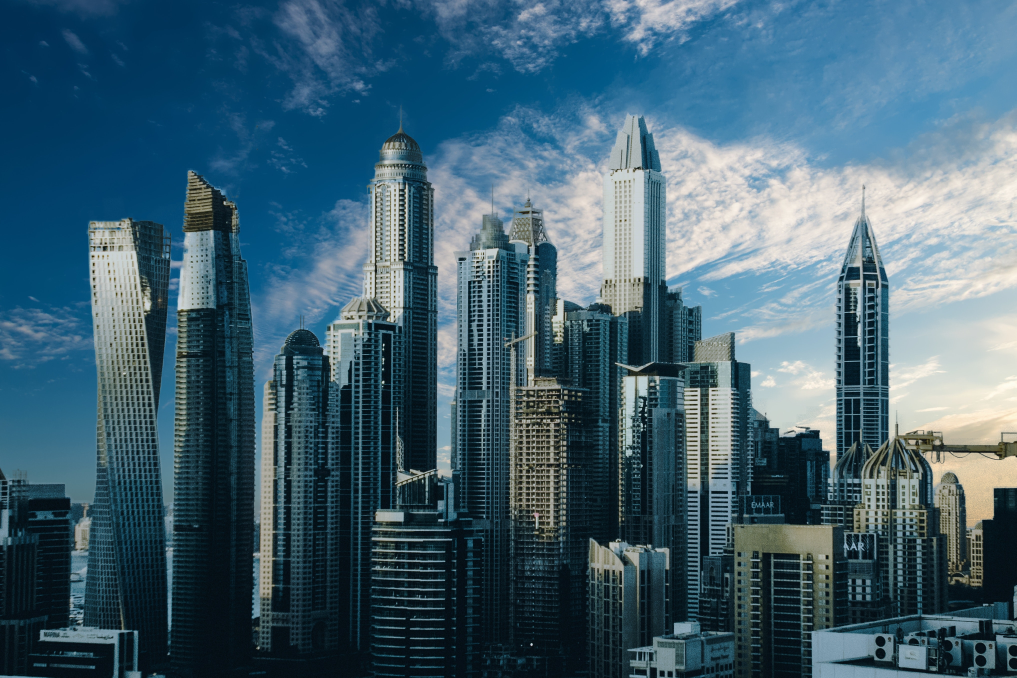
#> input picture images/test2.png, 4066 x 2711 px (shown at 1/4 size)
$ python 7-perspektif.py
#> lines starting #> are read from the running program, lines starting #| are printed output that depends on the picture
import cv2
import numpy as np

img = cv2.imread("../images/test2.png")
#> img is the input picture: shape (2711, 4066, 3); mean B, G, R 113, 97.3, 66.3
img = cv2.resize(img, (600, 600))
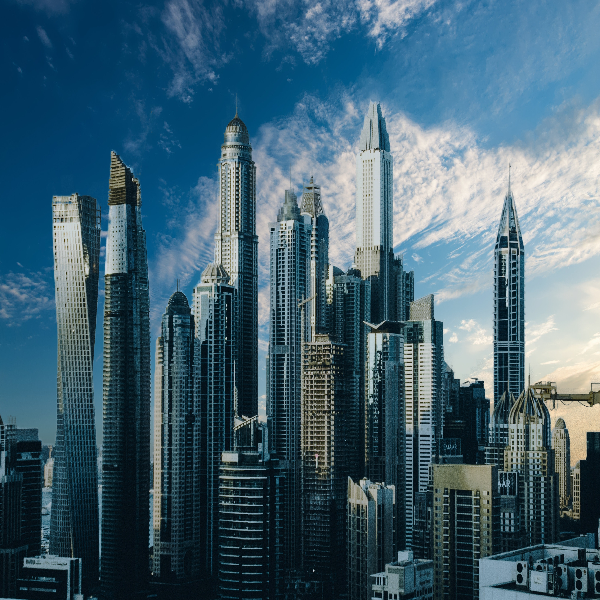
#> img: shape (600, 600, 3); mean B, G, R 112.8, 97.1, 66.2
cv2.imshow("Orjinal", img)

print(img.shape)
#| (600, 600, 3)

pts1 = np.float32([[0, 0], [0, 600], [600, 0], [600, 600]])

pts2 = np.float32([[100, 50], [50, 600], [600, 50], [600, 600]])

matrix = cv2.getPerspectiveTransform(pts1, pts2)

output = cv2.warpPerspective(img, matrix, dsize=(300, 300))
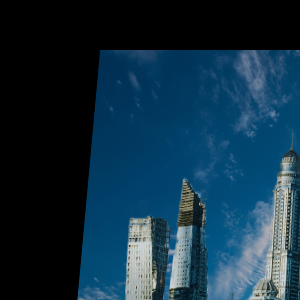
#> output: shape (300, 300, 3); mean B, G, R 66.5, 48.1, 18.7

cv2.imshow("CIKTI", output)
cv2.waitKey(0)

$ run again, with images/test4.png copied over images/test2.png
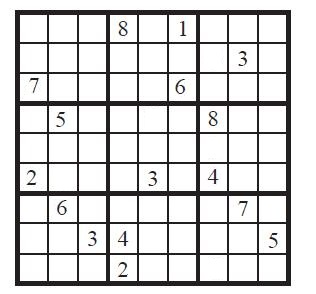
#> input picture images/test4.png, 316 x 294 px
#> img is the input picture: shape (294, 316, 3); mean B, G, R 214, 213.8, 214.2
#> `img = cv2.resize(img, (600, 600))`:
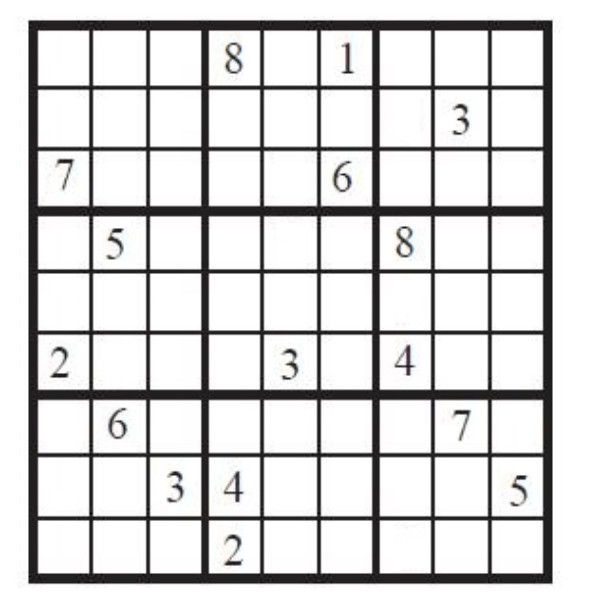
#> img: shape (600, 600, 3); mean B, G, R 213.9, 213.8, 214.2
#| (600, 600, 3)
#> `output = cv2.warpPerspective(img, matrix, dsize=(300, 300))`:
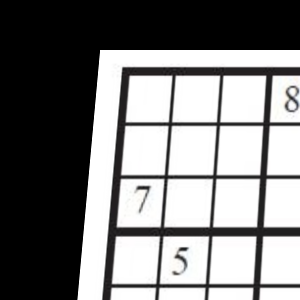
#> output: shape (300, 300, 3); mean B, G, R 124.6, 124.5, 124.8
